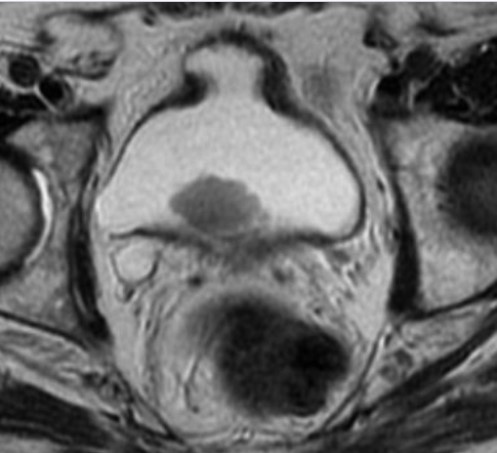
#> input picture feature_extraction_methods/cancer.jpg, 497 x 453 px
$ python glcm_feature_extraction.py   (older library calls are emulated)
#> lines starting #> are read from the running program, lines starting #| are printed output that depends on the picture; long printed decimals are rounded
import matplotlib.pyplot as plt
from skimage.feature import graycomatrix, graycoprops
import cv2 as cv
import numpy as np

# Read the image
original_image = cv.imread('cancer.jpg')
#> original_image is the input picture: shape (453, 497, 3); mean B, G, R 104, 103.9, 103.9
gray_image = cv.cvtColor(original_image, cv.COLOR_BGR2GRAY)


Roi_size = 30

cancer_locations = [(186, 198),(220,198)]  # (x,y) coordinate points
# normal_locations = [(150, 141),(315, 357),(283,165)]
normal_locations = [(155,150),(315, 357)]
cancer_roi = []
normal_roi = []

# Extract cancer roi from the image
for location in cancer_locations:
    cancer_roi.append(gray_image[location[0]:location[0] + Roi_size, location[1]:location[1] + Roi_size])
#> after the loop, cancer_roi = 2 items

for location in normal_locations:
    normal_roi.append(gray_image[location[0]:location[0] + Roi_size, location[1]:location[1] + Roi_size])
#> after the loop, normal_roi = 2 items

# compute some GLCM properties each patch
dis = []
cor = []
energy = []
contrast = []
homogeneity = []

"""GLCM Code"""
for patch in cancer_roi + normal_roi:
    glcm = graycomatrix(
        patch, distances=[1], angles=[np.pi/2], levels=256, symmetric=True, normed=True
        )
    dis.append(graycoprops(glcm, 'dissimilarity')[0, 0])
    cor.append(graycoprops(glcm, 'correlation')[0, 0])
    energy.append(graycoprops(glcm, 'energy')[0])
    contrast.append(graycoprops(glcm, 'contrast')[0])
    homogeneity.append(graycoprops(glcm, 'homogeneity')[0])
#> this loop made 4 passes
#> after the loop, contrast = [[3.07], [12.55], [2.83], [26.42]]; cor = [0.979, 0.963, 0.933, 0.981]; dis = [1.32, 2.72, 1.24, 3.7]; energy = [[0.0807], [0.0541], [0.12], [0.0509]]; homogeneity = [[0.501], [0.323], [0.521], [0.276]]


"""Visualization Code"""
# create the figure
print(dis)
#| [1.323, 2.722, 1.245, 3.702]
print(cor)
#| [0.9788, 0.9629, 0.9332, 0.981]
fig = plt.figure(figsize=(8, 8))

# display original image with locations of patches
ax = fig.add_subplot(3, 2, 1)
ax.imshow(gray_image, cmap=plt.cm.gray, vmin=0, vmax=255)
for x, y in cancer_locations:
    ax.plot(x + Roi_size / 2, y + Roi_size / 2, 'gs')
for x, y in normal_locations:
    ax.plot(x + Roi_size / 2, y + Roi_size / 2, 'bs')
ax.set_xlabel('Original Image')
ax.axis('image')

# for each patch, plot (dissimilarity, correlation)
ax = fig.add_subplot(3, 2, 2)
ax.plot(dis[: len(cancer_roi)], cor[: len(cancer_roi)], 'go', label='Cancer')
ax.plot(dis[len(cancer_roi) :], cor[len(cancer_roi) :], 'bo', label='Normal')

# Annotate each point with its name
for i, (x, y) in enumerate(zip(dis, cor)):
    ax.text(x, y, i+1, fontsize=10, ha='right')
#> this loop made 4 passes
#> (x, y) on passes 1 to 4: (1.32, 0.979), (2.72, 0.963), (1.24, 0.933), (3.7, 0.981)

ax.set_xlabel('GLCM Dissimilarity')
ax.set_ylabel('GLCM Correlation')
ax.legend()

# display the image patches
for i, patch in enumerate(cancer_roi):
    ax = fig.add_subplot(3, len(cancer_roi), len(cancer_roi) * 1 + i + 1)
    ax.imshow(patch, cmap=plt.cm.gray, vmin=0, vmax=255)
    ax.set_xlabel(f"Cancer {i + 1}")
#> this loop made 2 passes

for i, patch in enumerate(normal_roi):
    ax = fig.add_subplot(3, len(normal_roi), len(normal_roi) * 2 + i + 1)
    ax.imshow(patch, cmap=plt.cm.gray, vmin=0, vmax=255)
    ax.set_xlabel(f"Normal {i + 1}")

fig.suptitle('Grey level co-occurrence matrix features', fontsize=14, y=1.05)
plt.tight_layout()
plt.show()
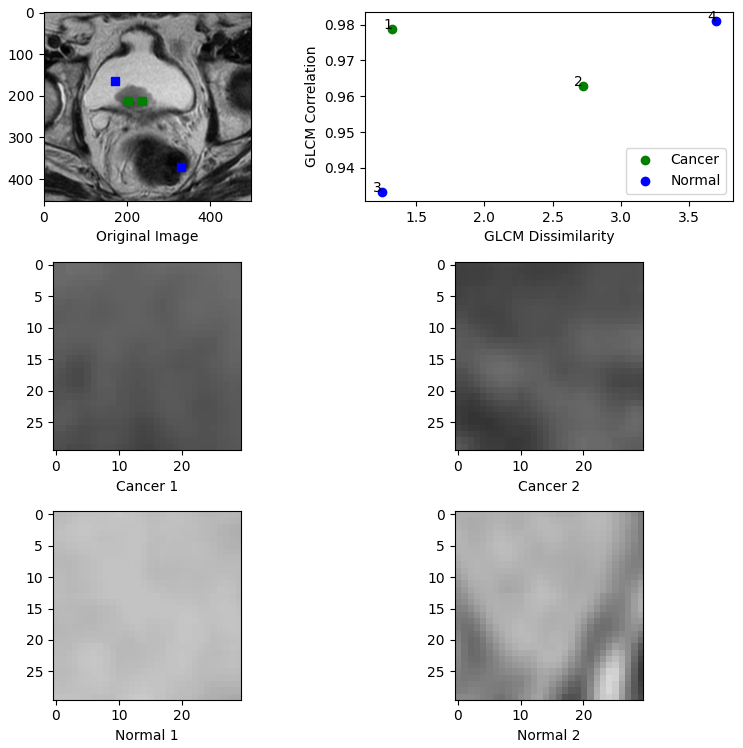
#> figure drawn by matplotlib, 6 panels
